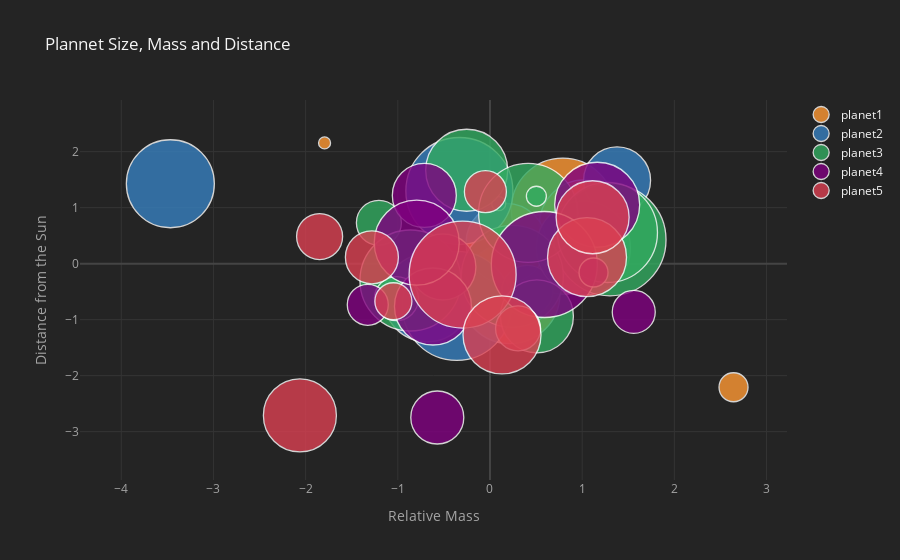

Write notebook code for a chart like this one.
### Code cell
cf.datagen.bubble(prefix="planet").iplot(kind='bubble', x='x', y='y', size='size', categories='categories', text='text',  
                                         xTitle='Relative Mass', yTitle='Distance from the Sun', title='Plannet Size, Mass and Distance')

### Figure 1 — Plotly figure (JSON) as saved in the notebook; plotly's stock layout.template omitted (floating-point values rounded to 4 significant figures)
{"data": [{"marker": {"color": "rgba(255, 153, 51, 1.0)", "line": {"width": 1.3}, "opacity": 0.8, "size": [100, 103, 29, 85, 70, 29, 12, 90, 32, 80], "symbol": "circle"}, "mode": "markers", "name": "planet1", "text": ["KSF.XP", "AAI.HA", "NDR.XQ", "GZR.WN", "MGX.YF", "LTN.HM", "PPN.FM", "TJK.GH", "SYQ.GW", "ZQR.UN"], "textfont": {"color": "#A4A4A4"}, "type": "scatter", "x": [0.2166, 0.7903, 0.7803, 0.8042, 0.5427, 2.642, -1.795, 1.024, 0.4823, 0.1731], "y": [-0.5373, 0.9656, 0.3252, 0.2084, 0.2477, -2.208, 2.156, 0.6908, -0.25, 0.3623]}, {"marker": {"color": "rgba(55, 128, 191, 1.0)", "line": {"width": 1.3}, "opacity": 0.8, "size": [12, 88, 88, 67, 109, 107, 51, 22, 94, 14], "symbol": "circle"}, "mode": "markers", "name": "planet2", "text": ["TFL.DI", "JDP.NU", "HSP.DV", "HMW.CE", "JBT.UQ", "HJG.PZ", "COW.DD", "IYM.QH", "OBQ.DB", "LOX.IS"], "textfont": {"color": "#A4A4A4"}, "type": "scatter", "x": [0.3688, -0.6802, -3.468, 1.379, -0.3605, -0.3322, 0.4053, 1.209, 1.013, 0.09503], "y": [-0.4811, -0.6115, 1.427, 1.486, -0.7533, 1.297, -0.4855, 0.6207, 0.2782, 1.07]}, {"marker": {"color": "rgba(50, 171, 96, 1.0)", "line": {"width": 1.3}, "opacity": 0.8, "size": [45, 101, 82, 112, 102, 44, 99, 100, 20, 73], "symbol": "circle"}, "mode": "markers", "name": "planet3", "text": ["ETG.QH", "ZLN.VZ", "BEV.WB", "JNU.UP", "MBL.NE", "ASM.NU", "SPL.YL", "PTR.AL", "UKQ.UT", "CAZ.IG"], "textfont": {"color": "#A4A4A4"}, "type": "scatter", "x": [-1.205, -0.8626, -0.2528, 1.302, 0.2426, -1.015, 0.4134, 1.274, 0.5032, 0.509], "y": [0.7291, -0.3011, 1.668, 0.4255, -0.2264, -0.6246, 0.9062, 0.5561, 1.204, -0.9403]}, {"marker": {"color": "rgba(128, 0, 128, 1.0)", "line": {"width": 1.3}, "opacity": 0.8, "size": [85, 43, 106, 29, 53, 41, 64, 66, 77, 85], "symbol": "circle"}, "mode": "markers", "name": "planet4", "text": ["ZRS.QR", "HVW.KY", "FHZ.TB", "WVD.PV", "AIW.IB", "XAQ.GM", "BWT.HQ", "JAB.HQ", "BAJ.NJ", "FEI.SU"], "textfont": {"color": "#A4A4A4"}, "type": "scatter", "x": [1.163, 1.56, 0.5894, 1.123, -0.5717, -1.326, -0.7124, -0.5109, -0.6186, -0.7948], "y": [1.051, -0.8622, -0.01557, -0.1586, -2.748, -0.7351, 1.217, -0.05986, -0.7654, 0.375]}, {"marker": {"color": "rgba(219, 64, 82, 1.0)", "line": {"width": 1.3}, "opacity": 0.8, "size": [46, 79, 53, 37, 107, 42, 45, 73, 78, 73], "symbol": "circle"}, "mode": "markers", "name": "planet5", "text": ["YGS.JU", "STX.DO", "HYM.SB", "ITU.XP", "CWZ.LD", "IZA.PC", "TBA.UK", "GQN.WB", "ASF.SN", "QQV.AC"], "textfont": {"color": "#A4A4A4"}, "type": "scatter", "x": [-1.849, 1.053, -1.281, -1.048, -0.297, -0.04983, 0.3046, -2.062, 0.1304, 1.113], "y": [0.484, 0.1162, 0.1135, -0.6717, -0.1949, 1.286, -1.157, -2.71, -1.272, 0.8282]}], "layout": {"autosize": true, "legend": {"bgcolor": "#242424", "font": {"color": "#F4F4F4"}}, "paper_bgcolor": "#242424", "plot_bgcolor": "#242424", "title": {"font": {"color": "#F4F4F4"}, "text": "Plannet Size, Mass and Distance"}, "xaxis": {"autorange": true, "gridcolor": "#343434", "range": [-4.181, 3.122], "showgrid": true, "tickfont": {"color": "#A4A4A4"}, "title": {"font": {"color": "#A4A4A4"}, "text": "Relative Mass"}, "type": "linear", "zerolinecolor": "#444444"}, "yaxis": {"autorange": true, "gridcolor": "#343434", "range": [-7.132, 7.439], "showgrid": true, "tickfont": {"color": "#A4A4A4"}, "title": {"font": {"color": "#A4A4A4"}, "text": "Distance from the Sun"}, "type": "linear", "zerolinecolor": "#444444"}}}
